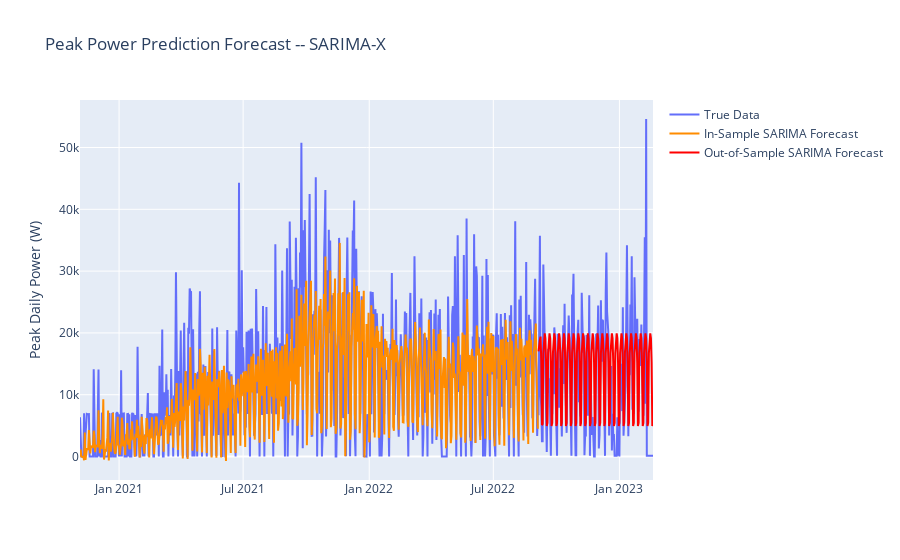

Notebook code cell kept with this figure:
### Markdown cell above
Here, we plot the in-sample SARIMA forecast as well as the out-of-sample prediction, overlaid on the true data. We can see the out-of-sample prediction converges to the sample mean for long forecasting periods, which is typical for SARIMA models and regression models in general; the model just doesn't "know" what will happen that far in the future, and in long-term forecasting, the average becomes the best estimate. Unfortunately, this fails to capture that high variance that our original data is capable of.

### Code cell
fig = go.Figure()
fig.add_trace(
    go.Scatter(x = dailydemand["peak_power_W"].index , y = dailydemand["peak_power_W"], name = "True Data", hovertext=dailydemand["day"])
)
fig.add_trace(
    go.Scatter(x = fitted_arima.predict().index, y = fitted_arima.predict() , name = "In-Sample SARIMA Forecast" , line= {"color":"#FF8C00"}, hovertext=dailydemand["day"])
)
fig.add_trace(
    go.Scatter(x = X_test.index, 
               y = fitted_arima.predict(start = y_test.index[0] , end = y_test.index[len(y_test) - 1], exog = X_test),  
               name = "Out-of-Sample SARIMA Forecast" , line= {"color":"Red"}, hovertext=dailydemand["day"].loc[dailydemand.index >= y_test.index[0]])
)
fig.update_layout({"title" : "Peak Power Prediction Forecast -- SARIMA-X" , "yaxis_title" : "Peak Daily Power (W)"})
fig.show()
print('Test Set RMSE:', np.sqrt(np.mean((y_test["peak_power_W"] - fitted_arima.predict(start = y_test.index[0] , end = y_test.index[len(y_test) - 1], exog = X_test))**2)), 'Watts')

### Figure 1 — Plotly figure (JSON) as saved in the notebook; plotly's stock layout.template omitted (floating-point values rounded to 4 significant figures; data arrays with more than 128 entries replaced by an {"elided": "..."} marker saying what was removed)
{"data": [{"hovertext": {"elided": "837 str values"}, "name": "True Data", "type": "scatter", "x": {"elided": "837 str values"}, "y": {"elided": "837 int values"}}, {"hovertext": {"elided": "837 str values"}, "line": {"color": "#FF8C00"}, "name": "In-Sample SARIMA Forecast", "type": "scatter", "x": {"elided": "669 str values"}, "y": {"elided": "669 float values"}}, {"hovertext": {"elided": "168 str values"}, "line": {"color": "Red"}, "name": "Out-of-Sample SARIMA Forecast", "type": "scatter", "x": {"elided": "168 str values"}, "y": {"elided": "168 float values"}}], "layout": {"title": {"text": "Peak Power Prediction Forecast -- SARIMA-X"}, "yaxis": {"title": {"text": "Peak Daily Power (W)"}}}}
